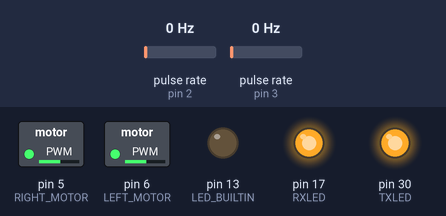
Recording of a sketch running on a simulated Arduino Mega 2560, built with avr-gcc and run on an emulated ATmega2560. Parts: switched loads named in the sketch (green lamp = pin HIGH), output pins drawn as LEDs (lit = HIGH). Wiring (inferred from the names in the program): 2 × pulse sensor: data pin 2 / data pin 3. Dashed ring = blinking. The inputs (shaded band) are chosen by the test bench; at power-on: pulse rate (sensors on pin 2, pin 3) 0 Hz.

Above: at 5.7 s.
5.8 s: pulse rate (sensor on pin 2) set to 4 Hz
At 6.65 s:
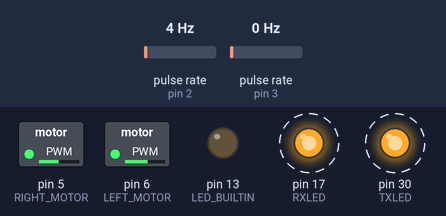
8.8 s: pulse rate (sensor on pin 3) set to 50 Hz
At 11.7 s:
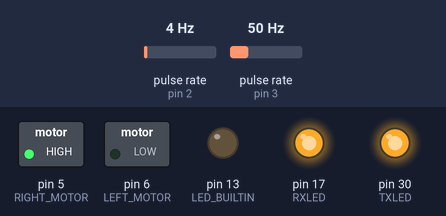
11.8 s: pulse rate (sensor on pin 2) set to 150 Hz
At 14.0 s:
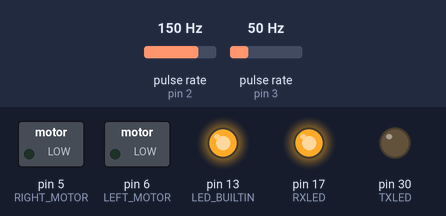
14.8 s: pulse rate (sensor on pin 3) set to 100 Hz
Timing chart, 0 to 22.8 s (numbered marks = the images above; inputs shaded):
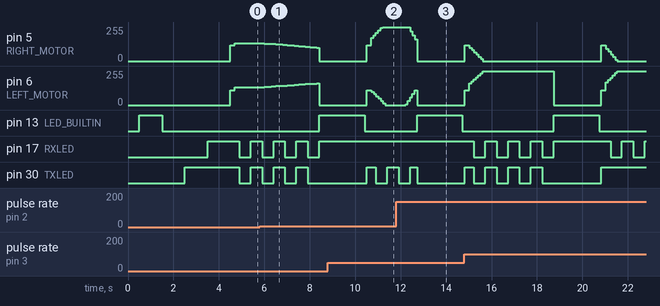

Measured:
- after the input at 11.8 s, pin 6 (LEFT_MOTOR): rises from 0/255 to 110/255 in 0.40 s, then falls to 0/255 in 0.10 s
- by itself, pin 5 (RIGHT_MOTOR): ramps from 120/255 to 0/255 and jumps back, once every 6.0 s

The sketch:

turning.ino
```cpp
#define LEFT_MOTOR                  6
#define LEFT_ENCODER                3
#define RIGHT_MOTOR                 5
#define RIGHT_ENCODER               2

#define RXLED  17
#define TXLED  30

#define SAMPLING_INTERVAL           100

#define MODE_LISTEN                 0
#define MODE_DRIVE                  1

#define NUM_COMMANDS                4
#define DRIVE_STRAIGHT              0
#define DRIVE_LEFT                  1
#define DRIVE_RIGHT                 2
#define STOP                        3

#define JOLT_STEPS                  2

boolean loop_mode = MODE_DRIVE;
int drive_mode;
int program_count;
int sample_lens[NUM_COMMANDS] = {0};

int step_num = 0;

volatile int left_count = 0;
volatile int right_count = 0;

/*---------------------------*/
/*      CODE BLOCK CON1      */
/*    From closed_loop.ino   */
/*---------------------------*/
float theta_left = .3031;
float theta_right = .2664;
float beta_left = -32.56;
float beta_right = -37.35;
float v_star = 73.3;

// PWM inputs to jolt the car straight
int left_jolt = 110;
int right_jolt = 120;

// Control gains
float f_left = .9;
float f_right = .9;
/*---------------------------*/
/*---------------------------*/
/*---------------------------*/

/*---------------------------*/
/*      CODE BLOCK CON2      */
/*    From closed_loop.ino   */
/*---------------------------*/
float driveStraight_left(float v_star, float delta) {
  return ((v_star + beta_left)/theta_left)-((f_left/theta_left)*delta);
}

float driveStraight_right(float v_star, float delta) {
  return ((v_star + beta_right)/theta_right)+((f_right/theta_right)*delta);
}
/*---------------------------*/
/*---------------------------*/
/*---------------------------*/

/*---------------------------*/
/*      CODE BLOCK CON3      */
/*    From closed_loop.ino   */
/*---------------------------*/
float delta_ss = 0;
/*---------------------------*/
/*---------------------------*/
/*---------------------------*/

/*---------------------------*/
/*      CODE BLOCK CON4      */
/*---------------------------*/
#define CAR_WIDTH                   15.0 // in cm
#define TURN_RADIUS                 200 // in cm - 6 feet diameter
// #define TURN_RADIUS                 60 // in cm - 4 feet diameter
/*---------------------------*/
/*---------------------------*/
/*---------------------------*/

/*---------------------------*/
/*    PREPROGRAMMED PATH     */
/*---------------------------*/
int run_times[NUM_COMMANDS] = {4000, 2300, 4000, 2300}; // length of commands roughly in ms
int drive_modes[NUM_COMMANDS] = {DRIVE_STRAIGHT, DRIVE_LEFT, DRIVE_STRAIGHT, DRIVE_RIGHT}; // commands: [DRIVE_STRAIGHT, DRIVE_LEFT, DRIVE_RIGHT]


/*---------------------------*/
/*      CODE BLOCK CON5      */
/*---------------------------*/
float delta_reference(int i) {
    float delta_i = CAR_WIDTH*(v_star/5)*i/TURN_RADIUS;
    // YOUR CODE HERE
  // Remember to divide the v* value you use in this function by 5 because of sampling interval differences!
  if (drive_mode == DRIVE_RIGHT) { // Return a NEGATIVE expression
    return -1 * delta_i;
  }
  else if (drive_mode == DRIVE_LEFT) { // Return a POSITIVE expression
    return delta_i;
  }
  else { // DRIVE_STRAIGHT
    return 0.0;
  }
}
/*---------------------------*/
/*---------------------------*/
/*---------------------------*/


/*---------------------------*/
/*      CODE BLOCK CON6      */
/*---------------------------*/
#define INFINITY                    (3.4e+38)
#define STRAIGHT_RADIUS             INFINITY

float straight_correction(int i) {
  // YOUR CODE HERE
  return 0; // Replace this line
}

/*---------------------------*/
/*---------------------------*/
/*---------------------------*/


void setup() {
  Serial.begin(38400);

  pinMode(LEFT_MOTOR, OUTPUT);
  pinMode(LEFT_ENCODER, INPUT);
  pinMode(RIGHT_MOTOR, OUTPUT);
  pinMode(RIGHT_ENCODER, INPUT);

  pinMode(LED_BUILTIN, OUTPUT);
  pinMode(RXLED, OUTPUT);
  pinMode(TXLED, OUTPUT);
  delay(500);

  write_pwm(0, 0);
  digitalWrite(LED_BUILTIN, HIGH);
  digitalWrite(TXLED, LOW);
  digitalWrite(RXLED, LOW);
  delay(1000);
  digitalWrite(LED_BUILTIN, LOW);
  delay(1000);
  digitalWrite(TXLED, HIGH);
  delay(1000);
  digitalWrite(RXLED, HIGH);
  delay(1000);
  for (int j = 0; j < NUM_COMMANDS; j++) {
    sample_lens[j] = run_times[j] / SAMPLING_INTERVAL;
  }

  attachInterrupt(digitalPinToInterrupt(RIGHT_ENCODER), flag_right, CHANGE);
  attachInterrupt(digitalPinToInterrupt(LEFT_ENCODER), flag_left, CHANGE);

  program_count = 0;
  start_drive_mode();
}

void loop() {
  if (loop_mode == MODE_LISTEN) {
    // In the integration phase of the project, this section will listen
    // to the microphone and switch to the specified mode.
    // For now, we simply cycle through them.

    if (program_count < 4) {
      drive_mode = drive_modes[program_count];
      start_drive_mode();
    } else {
      digitalWrite(RXLED, HIGH);
      digitalWrite(TXLED, HIGH);
    }
  } else if (loop_mode == MODE_DRIVE) {
    if (step_num < JOLT_STEPS) {
      write_pwm(left_jolt, right_jolt);
    } else {
      // Save positions because _left_position and _right_position
      // can change in the middle of one loop.
      int left_position = left_count;
      int right_position = right_count;

       /*---------------------------*/
      /*      CODE BLOCK CON0      */
      /*---------------------------*/

      float delta = left_position - right_position + delta_ss;
      delta = delta + delta_reference(step_num) + straight_correction(step_num);

      // Drive using feedback
      // Compute the needed pwm values for each wheel using delta and v_star
      int left_cur_pwm = driveStraight_left(v_star, delta);
      int right_cur_pwm = driveStraight_right(v_star, delta);
      write_pwm(left_cur_pwm, right_cur_pwm);
      /*---------------------------*/
      /*---------------------------*/
      /*---------------------------*/

    }

    // Counter for how many times loop is executed since entering DRIVE MODE
    step_num++;
    digitalWrite(RXLED, (!(((drive_mode == DRIVE_STRAIGHT) || (drive_mode == DRIVE_RIGHT)) && ((step_num / 5) % 2))));
    digitalWrite(TXLED, (!(((drive_mode == DRIVE_STRAIGHT) || (drive_mode == DRIVE_LEFT)) && ((step_num / 5) % 2))));

    if (step_num == sample_lens[program_count]) {
      // Completely stop and go back to listen MODE after 3 seconds
      program_count += 1;
      digitalWrite(RXLED, HIGH);
      digitalWrite(TXLED, LOW);
      start_listen_mode();
    }
    delay(SAMPLING_INTERVAL);
  }
}

/*---------------------------*/
/*     Helper functions      */
/*---------------------------*/

void write_pwm(int pwm_left, int pwm_right) {
  analogWrite(LEFT_MOTOR, (int) min(max(0, pwm_left), 255));
  analogWrite(RIGHT_MOTOR, (int) min(max(0, pwm_right), 255));
}

void flag_left() {
  if(digitalRead(LEFT_ENCODER)) {
    left_count++;
  }
}

void flag_right() {
  if(digitalRead(RIGHT_ENCODER)) {
    right_count++;
  }
}

void start_drive_mode(void) {
  loop_mode = MODE_DRIVE;
  step_num = 0;
  left_count = 0;
  right_count = 0;
}

void start_listen_mode(void) {
  write_pwm(0, 0);
  digitalWrite(LED_BUILTIN, HIGH);
  delay(2000);
  digitalWrite(LED_BUILTIN, LOW);
  loop_mode = MODE_LISTEN;
}
```

open_loop.ino
```cpp
//#define LEFT_MOTOR                  6
//#define RIGHT_MOTOR                 5
//
//#define RXLED 17
//#define TXLED 30
//
//#define RUN_TIME                    (20*1000)
//#define SAMPLING_INTERVAL           100
//#define SAMPLE_LEN                  (RUN_TIME/SAMPLING_INTERVAL)
//
//#define JOLT_STEPS                  2
//
//int step_num = 0;
//
///*---------------------------*/
///*      CODE BLOCK CON1      */
///*---------------------------*/
//float theta_left = .3031;
//float theta_right = .2664;
//float beta_left = -32.56;
//float beta_right = -37.35;
//float v_star = 73.3;
//
//// PWM inputs to jolt the car straight
//int left_jolt = 220;
//int right_jolt = 240;
///*---------------------------*/
///*---------------------------*/
///*---------------------------*/
//
///*---------------------------*/
///*      CODE BLOCK CON2      */
///*---------------------------*/
//float driveStraight_left(float v_star) {
//  return (v_star + beta_left)/theta_left;
//}
//
//float driveStraight_right(float v_star) {
//  return (v_star+ beta_right)/theta_right;
//}
///*---------------------------*/
///*---------------------------*/
///*---------------------------*/
//
//void setup() {
//  Serial.begin(38400);
//
//  pinMode(LEFT_MOTOR, OUTPUT);
//  pinMode(RIGHT_MOTOR, OUTPUT);
//
//  pinMode(LED_BUILTIN, OUTPUT);
//  pinMode(RXLED, OUTPUT);
//  pinMode(TXLED, OUTPUT);
//  delay(500);
//
//  write_pwm(0, 0);
//  digitalWrite(LED_BUILTIN, HIGH);
//  digitalWrite(TXLED, LOW);
//  digitalWrite(RXLED, LOW);
//  delay(1000);
//  digitalWrite(LED_BUILTIN, LOW);
//  delay(1000);
//  digitalWrite(TXLED, HIGH);
//  delay(1000);
//  digitalWrite(RXLED, HIGH);
//  delay(1000);
//}
//
//void loop() {
//  if (step_num < JOLT_STEPS) {
//    write_pwm(left_jolt, right_jolt);
//    step_num++;
//
//    digitalWrite(RXLED, (step_num / 5) % 2);
//    digitalWrite(TXLED, ((step_num / 5) + 1) % 2);
//  }
//  else if (step_num < SAMPLE_LEN) {
//    /*---------------------------*/
//    /*      CODE BLOCK CON3      */
//    /*---------------------------*/
//    // Attempt to drive straight using open loop control
//    // Compute the PWM input required for each wheel based on v_star
//    int left_cur_pwm = driveStraight_left(v_star);
//    int right_cur_pwm = driveStraight_right(v_star);
//    /*---------------------------*/
//    /*---------------------------*/
//    /*---------------------------*/
//
//    write_pwm(left_cur_pwm, right_cur_pwm);
//    step_num++;
//
//    digitalWrite(RXLED, (step_num / 5) % 2);
//    digitalWrite(TXLED, ((step_num / 5) + 1) % 2);
//  }
//  else {
//    write_pwm(0, 0);
//    digitalWrite(RXLED, HIGH);
//    digitalWrite(TXLED, HIGH);
//  }
//  delay(SAMPLING_INTERVAL);
//}
//
///*---------------------------*/
///*     Helper functions      */
///*---------------------------*/
//
//void write_pwm(int pwm_left, int pwm_right) {
//  analogWrite(LEFT_MOTOR, (int) min(max(0, pwm_left), 255));
//  analogWrite(RIGHT_MOTOR, (int) min(max(0, pwm_right), 255));
//}
```
